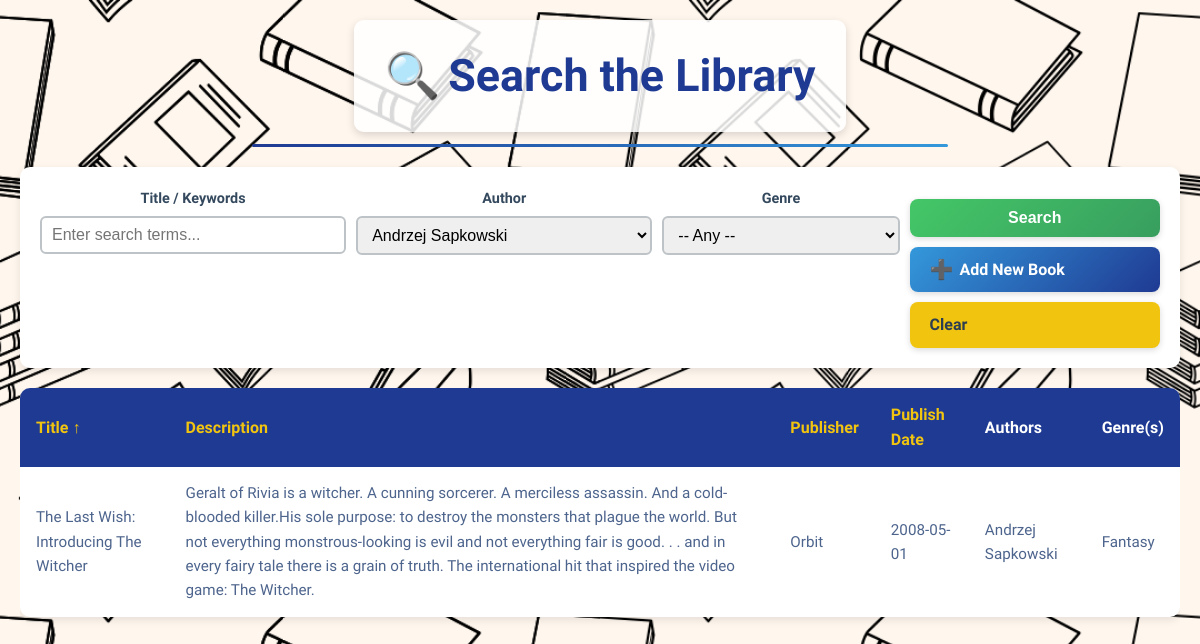
/search?author_id=1, run on the app's committed database.
### tables this page shows
CREATE TABLE Books (
    BookID INTEGER PRIMARY KEY,
    title TEXT,
    ean_isbn13 TEXT,
    upc_isbn10 TEXT,
    description TEXT,
    publisher TEXT,
    publish_date TEXT,
    page_length INTEGER
);

### app.py (the view)
@app.route("/search", methods=["GET"])
def search():
    title_query     = request.args.get("title", "").strip()
    author_id_str   = request.args.get("author_id", "").strip()
    category_id_str = request.args.get("category_id", "").strip()
    sort_by         = request.args.get("sort_by",   "").strip()
    sort_dir        = request.args.get("sort_dir",  "").strip().lower()  # expect "asc" or "desc"
    authors    = fetch_all_authors()
    categories = fetch_all_categories()
    where_clauses = []
    params        = []
    if title_query:
        where_clauses.append("(b.title LIKE ? OR b.description LIKE ?)")
        like_pattern = f"%{title_query}%"
        params.extend([like_pattern, like_pattern])
    if author_id_str.isdigit():
        where_clauses.append("ba.AuthorID = ?")
        params.append(int(author_id_str))
    if category_id_str.isdigit():
        where_clauses.append("bc.CategoryID = ?")
        params.append(int(category_id_str))
    base_query = """
        SELECT
            b.BookID,
            b.title,
            b.ean_isbn13,
            b.upc_isbn10,
            b.description,
            b.publisher,
            b.publish_date,
            GROUP_CONCAT(DISTINCT a.FullName)       AS Authors,
            GROUP_CONCAT(DISTINCT c.CategoryName)   AS Categories
        FROM Books b
        LEFT JOIN BookAuthors ba       ON ba.BookID = b.BookID
        LEFT JOIN Authors a           ON a.AuthorID = ba.AuthorID
        LEFT JOIN BookCategories bc   ON bc.BookID = b.BookID
        LEFT JOIN Categories c        ON c.CategoryID = bc.CategoryID
    """
    valid_sort_columns = {"title", "description", "publisher", "publish_date"}
    if sort_by not in valid_sort_columns:
        sort_by = "title"
    if sort_dir not in {"asc", "desc"}:
        sort_dir = "asc"
    if where_clauses:
        sql = (
            base_query
            + " WHERE " + " AND ".join(where_clauses)
            + f" GROUP BY b.BookID ORDER BY b.{sort_by} {sort_dir.upper()};"
        )
    else:
        sql = base_query + f" GROUP BY b.BookID ORDER BY b.{sort_by} {sort_dir.upper()};"
    print("=== DEBUG SQL ===")
    print(sql)
    print("=== DEBUG PARAMS ===")
    print(params)
    results = []
    if title_query or author_id_str.isdigit() or category_id_str.isdigit():
        conn   = get_db_connection()
        cursor = conn.cursor()
        cursor.execute(sql, params)
        fetched = cursor.fetchall()
        results = [dict(row) for row in fetched]  # Convert Row to dict
        print("=== DEBUG RESULTS ROWCOUNT ===", len(results))
        cursor.close()
        conn.close()
    return render_template(
        "search.html",
        authors=authors,
        categories=categories,
        results=results,
        form_data={
            "title":       title_query,
            "author_id":   author_id_str,
            "category_id": category_id_str,
            "sort_by":     sort_by,
            "sort_dir":    sort_dir
        }
    )

### app.py (called while the page is built)
def get_db_connection():
    conn = sqlite3.connect(DB_FILE)
    conn.row_factory = sqlite3.Row
    return conn

def fetch_all_authors():
    conn = get_db_connection()
    cur = conn.cursor()
    cur.execute("SELECT AuthorID, FullName FROM Authors ORDER BY FullName;")
    rows = cur.fetchall()
    cur.close()
    conn.close()
    return [(row["AuthorID"], row["FullName"]) for row in rows]

def fetch_all_categories():
    conn = get_db_connection()
    cur = conn.cursor()
    cur.execute("""
        SELECT c.CategoryID, c.CategoryName
          FROM Categories c
          JOIN BookCategories bc ON bc.CategoryID = c.CategoryID
         GROUP BY c.CategoryID
         ORDER BY c.CategoryName;
    """)
    rows = cur.fetchall()
    cur.close()
    conn.close()
    return [(row["CategoryID"], row["CategoryName"]) for row in rows]

### templates/search.html (shortened to what this page needs)
{% extends "layout.html" %}
{% block content %}
  <form class="search-form" method="get" action="{{ url_for('search') }}">
    <div>
      <label for="title">Title / Keywords</label>
      <input
        type="text"
        name="title"
        id="title"
        value="{{ form_data.title }}"
        placeholder="Enter search terms..."
      />
    </div>
    <div>
      <label for="author_id">Author</label>
      <select name="author_id" id="author_id">
        {% for auth in authors %}
          {% set selected = "selected" if form_data.author_id == auth[0]|string else "" %}
          <option value="{{ auth[0] }}" {{ selected }}>{{ auth[1] }}</option>
        {% endfor %}
      </select>
    </div>
    <div>
      <label for="category_id">Genre</label>
      <select name="category_id" id="category_id">
        <option value="">-- Any --</option>
      </select>
    </div>
    <div class="button-row">
      <button type="submit" class="btn-search">Search</button>
      <a
        href="{{ url_for('add') }}"
        class="btn-add"
        style="display: inline-flex; align-items: center; gap: 6px;"
      >
        <span style="font-size: 1.2rem; line-height: 1;">➕</span>
        <span>Add New Book</span>
      </a>
      <a href="{{ url_for('search') }}" class="btn-clear">Clear</a>
    </div>
  </form>
  {% if results %}
    <div class="results-wrapper">
      <table>
        <thead>
          <tr>
            {% set toggle_dir = "asc" if form_data.sort_dir == "desc" else "desc" %}
            <th>
              <a
                href="{{ url_for('search',
                                  title=form_data.title,
                                  author_id=form_data.author_id,
                                  category_id=form_data.category_id,
                                  sort_by='title',
                                  sort_dir=( 'asc'
                                              if form_data.sort_by != 'title'
                                                 or form_data.sort_dir == 'desc'
                                              else 'desc' ) ) }}"
              >
                Title
                {% if form_data.sort_by == 'title' %}
                  {{ '↑' if form_data.sort_dir == 'asc' else '↓' }}
                {% endif %}
              </a>
            </th>
            <th>
              <a
                href="{{ url_for('search',
                                  title=form_data.title,
                                  author_id=form_data.author_id,
                                  category_id=form_data.category_id,
                                  sort_by='description',
                                  sort_dir=( 'asc'
                                              if form_data.sort_by != 'description'
                                                 or form_data.sort_dir == 'desc'
                                              else 'desc' ) ) }}"
              >
                Description
              </a>
            </th>
            <th>
              <a
                href="{{ url_for('search',
                                  title=form_data.title,
                                  author_id=form_data.author_id,
                                  category_id=form_data.category_id,
                                  sort_by='publisher',
                                  sort_dir=( 'asc'
                                              if form_data.sort_by != 'publisher'
                                                 or form_data.sort_dir == 'desc'
                                              else 'desc' ) ) }}"
              >
                Publisher
              </a>
            </th>
            <th>
              <a
                href="{{ url_for('search',
                                  title=form_data.title,
                                  author_id=form_data.author_id,
                                  category_id=form_data.category_id,
                                  sort_by='publish_date',
                                  sort_dir=( 'asc'
                                              if form_data.sort_by != 'publish_date'
                                                 or form_data.sort_dir == 'desc'
                                              else 'desc' ) ) }}"
              >
                Publish Date
              </a>
            </th>
            <th>Authors</th>
            <th>Genre(s)</th>
          </tr>
        </thead>
        <tbody>
          {% for row in results %}
            <tr>
              <td data-label="Title">{{ row["title"] }}</td>
              <td data-label="Description">{{ row["description"] or "" }}</td>
              <td data-label="Publisher">{{ row["publisher"] or "" }}</td>
              <td data-label="Publish Date">{{ row["publish_date"] or "" }}</td>
              <td data-label="Authors">{{ row["Authors"] or "" }}</td>
              <td data-label="Genre(s)">{{ row["Categories"] or "" }}</td>
            </tr>
          {% endfor %}
        </tbody>
      </table>
    </div>
  {% elif form_data.title or form_data.author_id or form_data.category_id %}
    <p class="no-results">No books matched your criteria.</p>
  {% endif %}
{% endblock %}

### templates/layout.html (shortened to what this page needs)
<!doctype html>
<html lang="en">
  <head>
  </head>
  <body>
    <div class="container">
      <header>
        <h1><span>🔍</span>Search the Library</h1>
        <hr />
      </header>
      <section>
        {% block content %}{% endblock %}
      </section>
    </div>
  </body>
</html>

### data on the page
Books: title "The Last Wish: Introducing The Witcher", description "Geralt of Rivia is a witcher. A cunning sorcerer. A merciless assassin. And a cold-blooded killer.His sole purpose: to destroy the monsters that plague the world. But not everything monstrous-looking is evil and not everything fair is good. . . and in every fairy tale there is a grain of truth. The international hit that inspired the video game: The Witcher.", publisher "Orbit", publish_date "2008-05-01", row "Andrzej Sapkowski", row "Fantasy"

### other printed values
{{ '↑' if form_data.sort_dir == 'asc' else '↓' }} "↑"
form field author_id "Andrzej Sapkowski"
